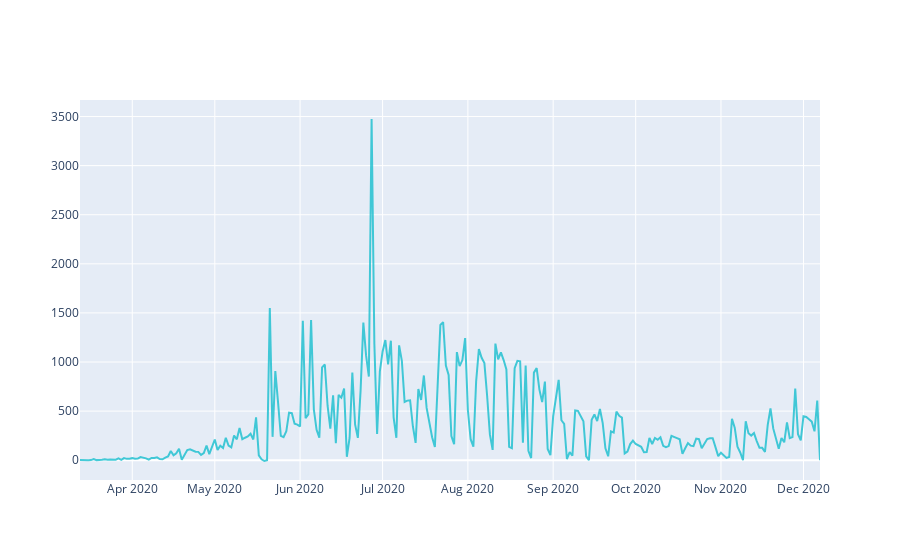

Here is the notebook cell this chart was saved with:
### Code cell
data = [go.Scatter(
        x= dfConf[dfConf['cidade'] == 'Salvador'].day,
        y= dfConf[dfConf['cidade'] == 'Salvador'].confirmados_dia,
        name= "Confirmados",
        line= dict(color= '#17BECF'),
        opacity= 0.8 )]
py.iplot(data)

### Figure 1 — Plotly figure (JSON) as saved in the notebook; plotly's stock layout.template omitted (floating-point values rounded to 4 significant figures; data arrays with more than 128 entries replaced by an {"elided": "..."} marker saying what was removed)
{"data": [{"line": {"color": "#17BECF"}, "name": "Confirmados", "opacity": 0.8, "type": "scatter", "x": {"elided": "270 str values"}, "y": {"elided": "270 int values"}}], "layout": {}}
